Frame 1 (no input): blank canvas, image omitted
Frame 60 (no input): blank canvas, image omitted
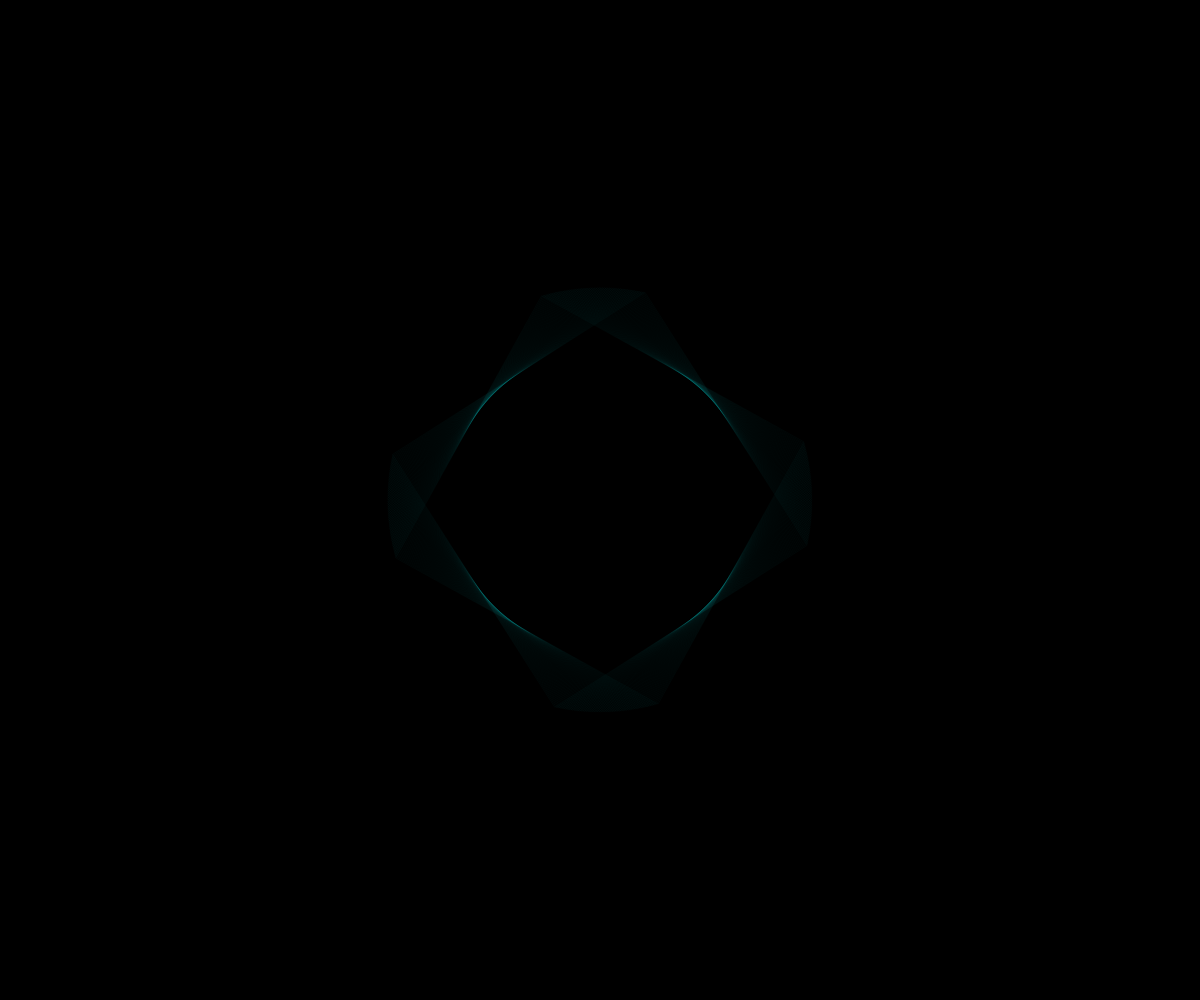
Frame 120 (the mouse pressed at the canvas centre since frame 60)

The p5.js sketch whose frames 1 and 60 were blank and that drew this single picture after the mouse press (run headless with seeded random() and noise() and a simulated clock; from frame 60 on, the mouse is pressed at the canvas centre):

// p5.js sketch
// ── sketch.js
function preload(){
  // put preload code here
}

function setup() {
  createCanvas(windowWidth,windowHeight)
  // put setup code here
  background('black');
  rectMode(CENTER);

}

function draw() {
  // put drawing code here

  noFill();
  stroke(lerpColor(color('Cyan'), color('Crimson'), frameCount / 2160));
  strokeWeight(0.01);


  translate (width / 2, height / 2);
  scale(mouseX/200);

  rotate(frameCount/120);
  rect(0, 0, 100, 100);


  if (frameCount == 2520) {
    noLoop();
  }
}
